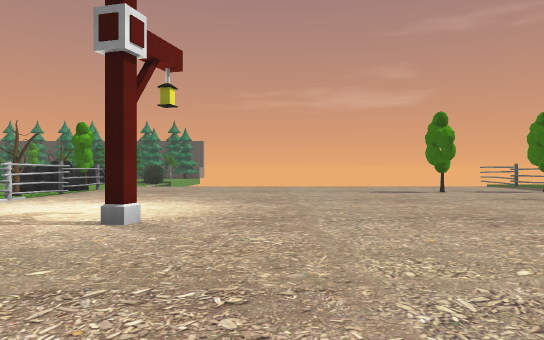
View 1 (above)

24 first-person views from a walk through a Unity game level. The camera is 1.5 m above the floor, looks level and sees 70° across. The floor is counted in squares, 2 m on a side. Each view is taken from the middle of a square. On the plan, view 1 faces up. The plan holds only what a view shows up to about 12 squares ahead; the rest is blank. The place goes on beyond the plan. Some surface patterns are stand-ins.

View 2
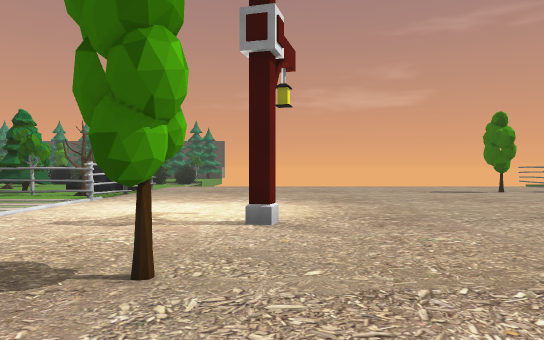

View 3
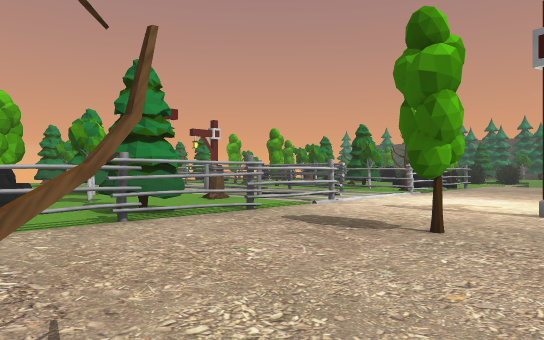

View 4
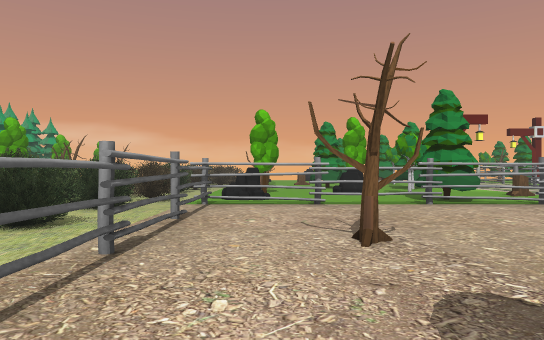

View 5
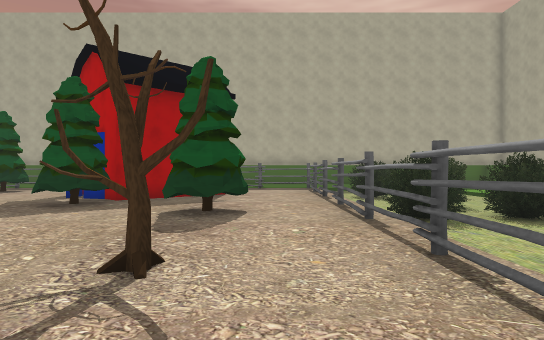

View 6
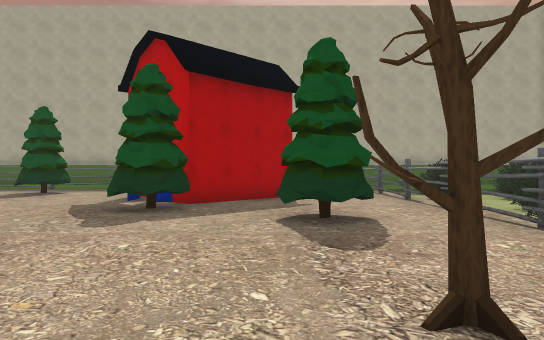

View 7
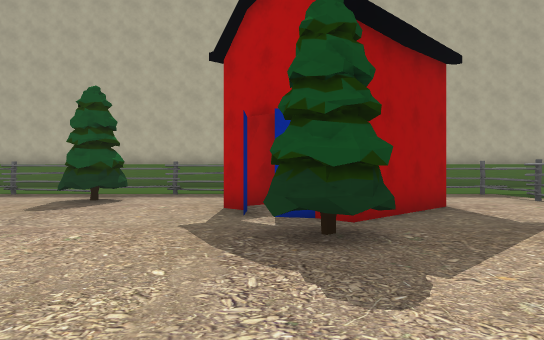

View 8
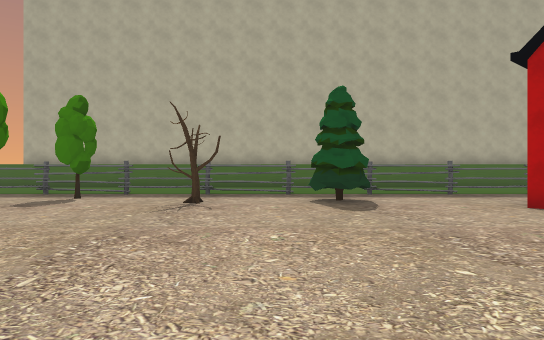

View 9
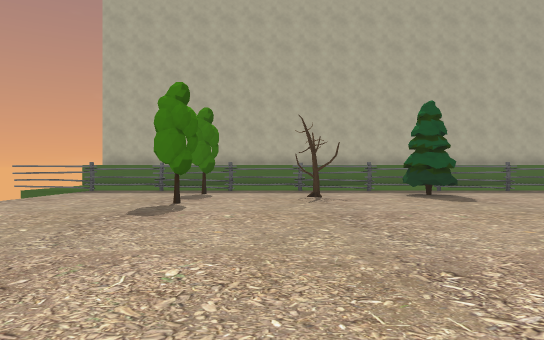

View 10
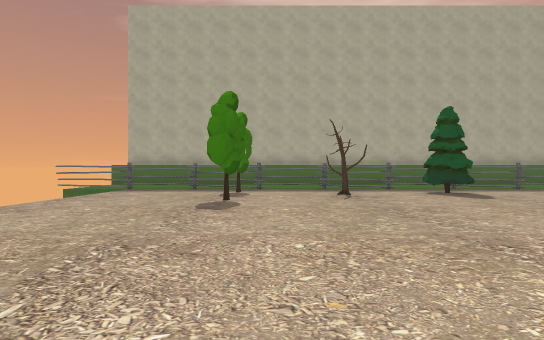

View 11
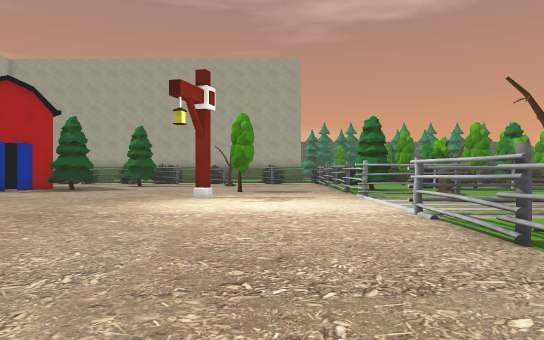

View 12
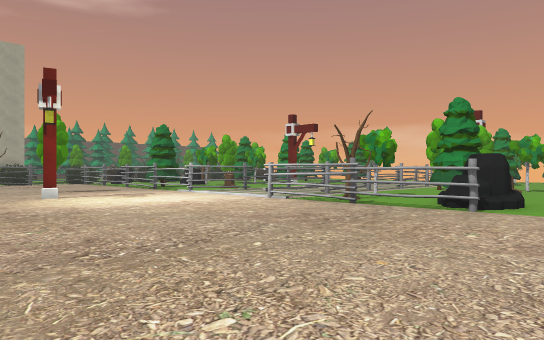

View 13
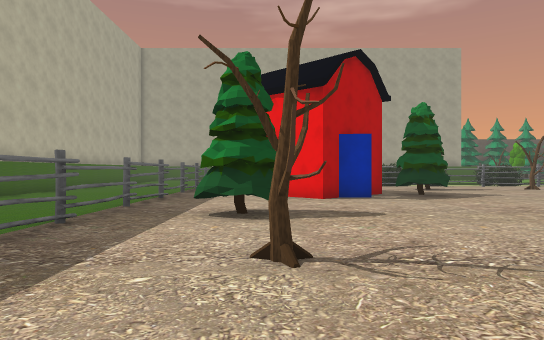

View 14
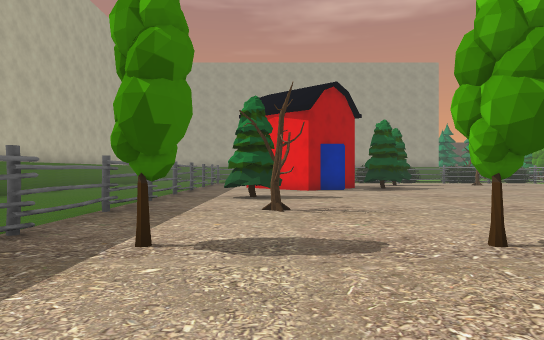

View 15
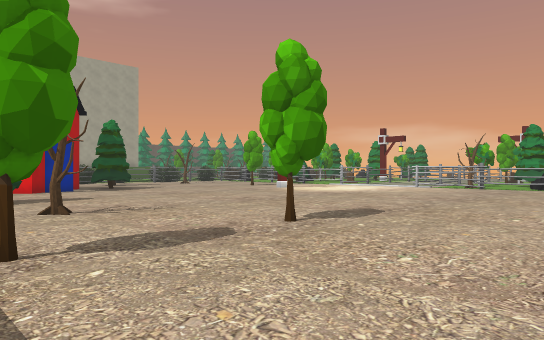

View 16
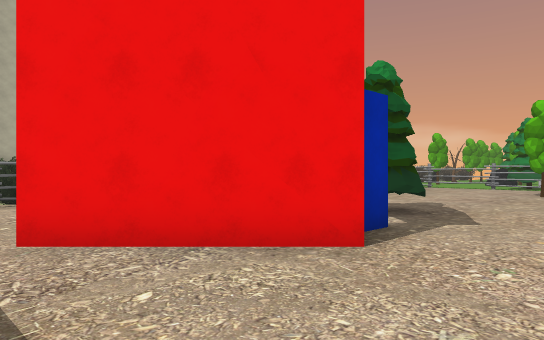

View 17
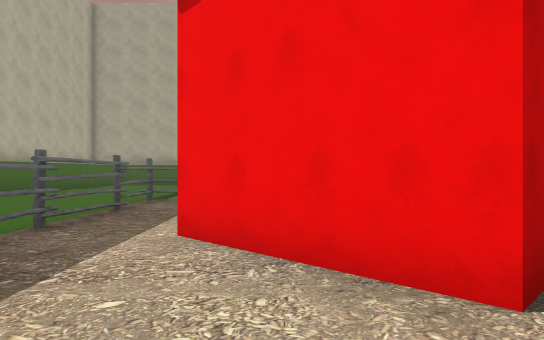

View 18
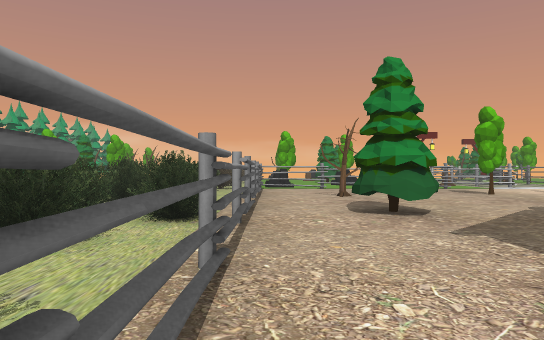

View 19
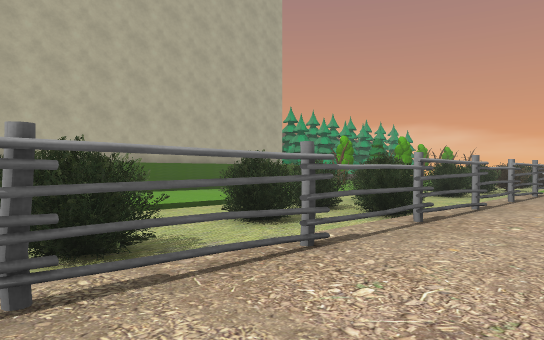

View 20
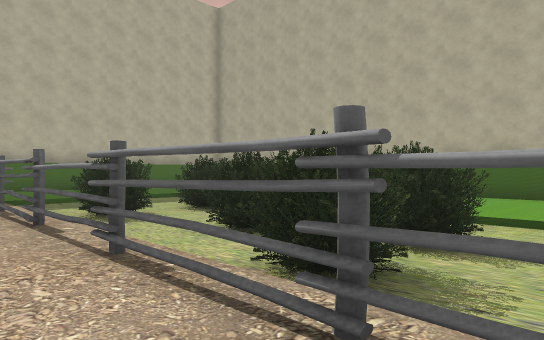

View 21
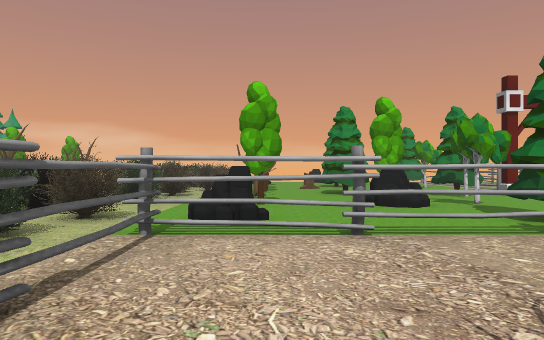

View 22
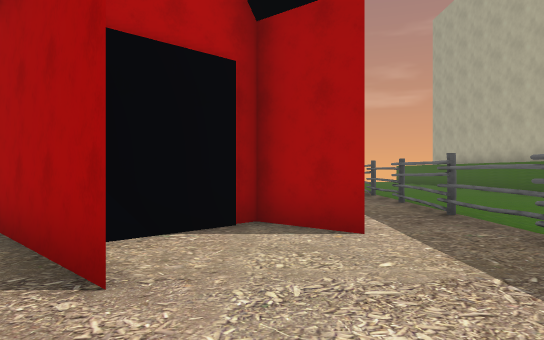

View 23
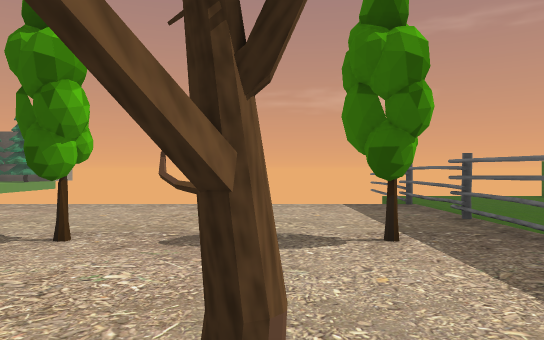

View 24
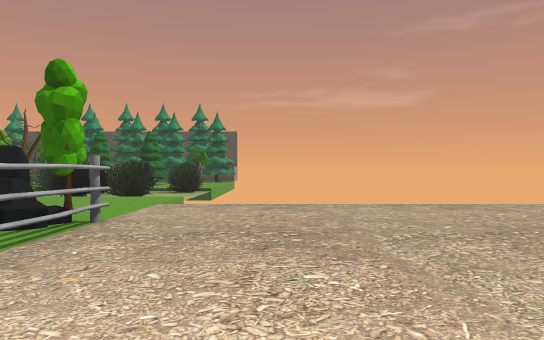

### Floor plan
Key: @ floor where view 1 was taken; # wall or solid block; . main floor; - floor 0.25 m lower than the main floor; / step, stairs or slope; = window, fence, low wall or low ledge; T tree; L lamp; R rock; B bush; O other object.
Columns run from 15 left of view 1 to 11 right of it. Each row starts with its distance up from view 1.
 22     OO
 21     OOBB
 20      //B/                 #
 19      ....                 #
 18      T...                 #
 17       .....................
 16        T...................
 15     ...R...................
 14       RRR..................
 13     TT...#...........#..#..
 12     ...T#..................
 11       TTT#.................
 10       ..=#.............#...
  9       ##...................
  8      ......................
  7      ..................##..
  6      ..................##..
  5     #=.=#....L.............
  4  LL ..T.=..................
  3  T......#...#..............
  2  TT....TT.........######...
  1    ..T.TT.........#### ##..
  0 TTTTRR..#......@....##.....
 -1 TT..RR..=............##....
 -2  .......#....#...#.........
 -3  .O.TT.R...................
 -4   O    R...................
 -5     .........##=###..###..#
 -6   B -BBBB ## ---#####-##
 -7   B     BB#######  #######

Where each view was taken, in squares from view 1:
view 1: 0 up, 0 right, facing up
view 2: 0 up, 2 left, facing up
view 3: 2 down, 1 left, facing up-left
view 4: 3 down, 2 right, facing left
view 5: 3 down, 5 left, facing right
view 6: 1 down, 4 left, facing right
view 7: 2 up, 1 left, facing right
view 8: 8 up, 1 left, facing right
view 9: 11 up, 3 left, facing right
view 10: 12 up, 4 left, facing right
view 11: 16 up, 4 left, facing down
view 12: 17 up, 1 right, facing down-left
view 13: 13 up, 8 right, facing down
view 14: 17 up, 8 right, facing down
view 15: 17 up, 10 right, facing down-left
view 16: 5 up, 10 right, facing down-left
view 17: 5 up, 8 right, facing down
view 18: 4 down, 9 right, facing left
view 19: 2 down, 9 right, facing down-left
view 20: 3 down, 0 right, facing down-right
view 21: 3 down, 2 left, facing left
view 22: 4 down, 8 right, facing up
view 23: 9 up, 8 right, facing up
view 24: 9 up, 4 left, facing up
